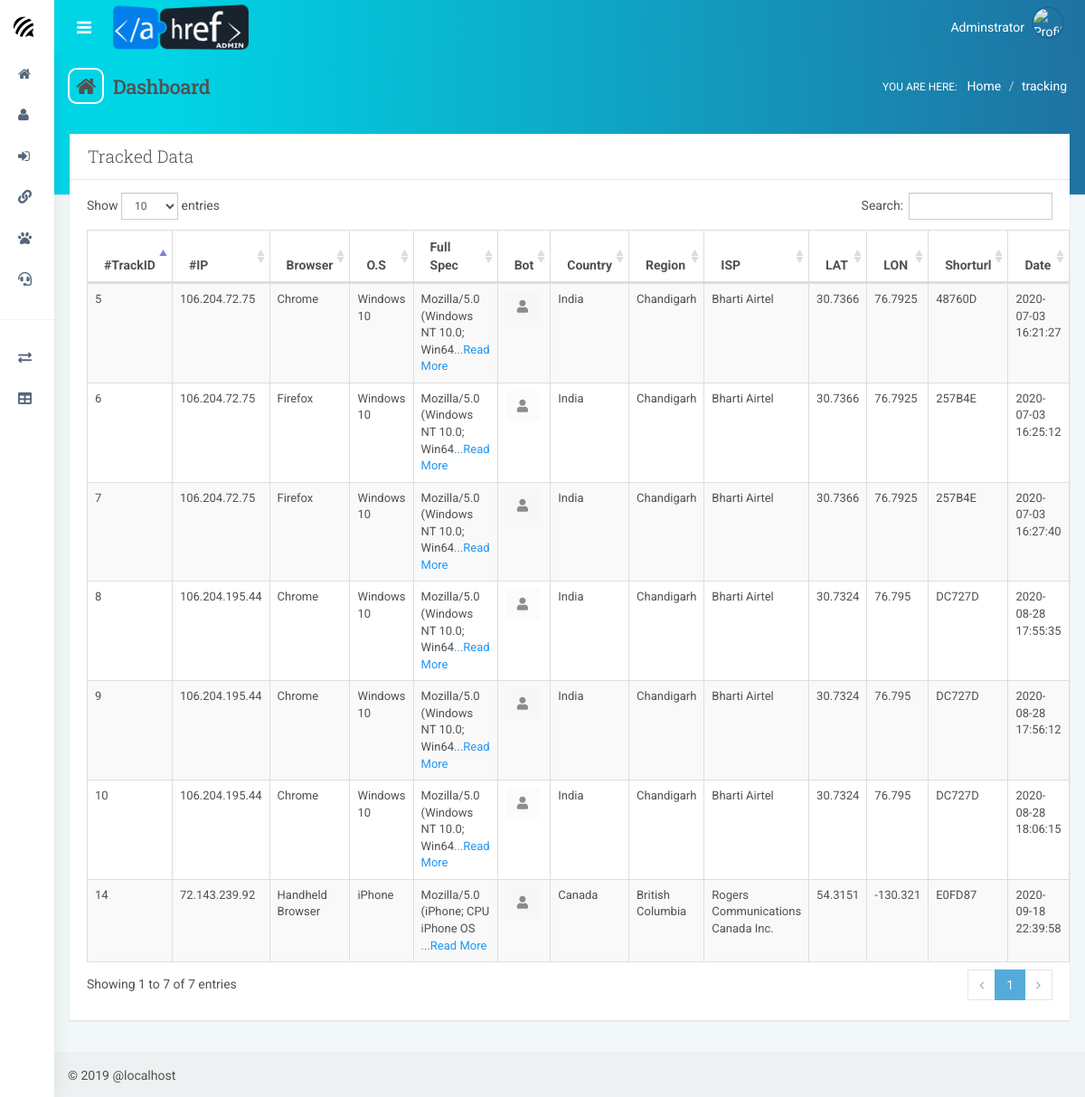
The app's page /admin/dashboard.php?page=tracking with its own data.
### tables this page shows
CREATE TABLE `tracking_data` (
  `track_id` int(222) NOT NULL,
  `ip` varchar(222) NOT NULL,
  `browser` varchar(222) NOT NULL,
  `os` varchar(222) NOT NULL,
  `complete` text NOT NULL,
  `bot_status` int(11) NOT NULL DEFAULT '0',
  `country` varchar(222) NOT NULL,
  `region` varchar(222) NOT NULL,
  `isp` varchar(222) NOT NULL,
  `lat` text NOT NULL,
  `lon` text NOT NULL,
  `shorturl` varchar(222) NOT NULL,
  `date_time` varchar(222) NOT NULL
);

### admin/pages/tracked.php (the view, shortened to what this page needs)
<div class="row">
                             <div class="col-md-12">
                        <div class="panel">
                            <div class="panel-heading">
                                <h3 class="panel-title">Tracked Data</h3>
                            </div>
                            <div class="panel-body table-responsive">
                                <table id="demo-dt-basic" class="table table-striped table-bordered">
                                    <thead>
                                        <tr>
                                            <th class="all">#TrackID</th>
                                            <th  class="min-desktop">#IP</th>
                                            <th class="min-desktop">Browser</th>
                                            <th class="min-desktop ">O.S</th>
                                            <th class="min-desktop">Full Spec</th>
                                            <th class="min-desktop">Bot</th>
                                            <th class="min-desktop">Country</th>
                                            <th class="min-desktop">Region</th>
                                            <th class="min-desktop">ISP</th>
                                            <th class="min-desktop">LAT</th>
                                            <th class="min-desktop">LON</th>
                                             <th class="min-desktop">Shorturl</th>
                                             <th class="min-desktop">Date</th>
                                        </tr>
                                    </thead>
                                    <tbody>
                                          <?php
                                            $sql_prepare = 'SELECT track_id,ip,browser,os,complete,bot_status,country,region,isp,lat,lon,shorturl,date_time FROM tracking_data';
                                            $stmt = $con->prepare($sql_prepare);
                                            $stmt->execute();
                                            $stmt->bind_result($track_id,$ip,$browser,$os,$complete,$bot_status,$country,$region,$isp,$lat,$lon,$shorturl,$date_time);
                                  while($stmt->fetch())
                                        {
                                                $json = array('track_id'=>$track_id,
                                                              'ip'=>$ip,
                                                              'browser'=>$browser,
                                                              'os'=>$os,
                                                              'complete'=>$complete,
                                                              'bot_status'=>$bot_status,
                                                              'country'=>$country,
                                                              'region'=>$region,
                                                              'isp'=>$isp,
                                                              'lat'=>$lat,
                                                              'lon'=>$lon,
                                                              'shorturl'=>$shorturl,
                                                              'date_time'=>$date_time);
                                        ?>
                                        <tr>
                                            <td><?php echo $json['track_id']; ?></td>
                                            <td>
                                                 <?php echo $json['ip']; ?>
                                            </td>
                                            <td>  <?php echo $json['browser']; ?></td>
                                            <td><?php echo $json['os']; ?></td>
                                            <td>
                                                                                      <?php if($json['complete']=='')
                                                                                         { echo '<STRONG style="font-size:13px;">ERROR:404 USER-AGENT!</STRONG>';}
                                                                                        else
                                                                                        {echo '
                                                                                                <span style="font-size:13px;margin-top:0px;" class="show-read-more" >'.$json['complete'].'</span>';
                                                                                        }?>
                                                </td>
                                            <td> <span class="show-read-more"><?php if($json['bot_status'] == 1)
                                                                                        {
                                                                                           echo '<button class="btn btn-xm" disabled><i class="fas fa-robot"></i></button>';
                                                                                        }
                                                                                        else
                                                                                        { echo '<button class="btn btn-xm" disabled><i class="fas fa-user"></i></button>';
                                                                                        }?>
                                           </span></td>
                                            <td><?php echo $json['country']; ?></td>
                                            <td><?php echo $json['region']; ?></td>
                                            <td><?php echo $json['isp']; ?></td>
                                            <td><?php echo $json['lat']; ?></td>
                                            <td><?php echo $json['lon']; ?></td>
                                            <td><?php echo $json['shorturl']; ?></td>
                                            <td><?php echo $json['date_time']; ?></td>
                                        </tr>
                                        <?php
                                           }
                                        ?>
                                    </tbody>
                                </table>
                            </div>
                        </div>
					</div>
				</div>

### admin/pages/tracked.php (style rules this page uses)
td { font-size: 13px; }

### records on screen
tracking_data: track_id "5", ip "106.204.72.75", browser "Chrome", os "Windows 10", bot_status 0 (drawn), country "India", region "Chandigarh", isp "Bharti Airtel", lat "30.7366", lon "76.7925", shorturl "48760D", date_time "2020-07-03 16:21:27"
tracking_data: track_id "6", ip "106.204.72.75", browser "Firefox", os "Windows 10", bot_status 0 (drawn), country "India", region "Chandigarh", isp "Bharti Airtel", lat "30.7366", lon "76.7925", shorturl "257B4E", date_time "2020-07-03 16:25:12"
tracking_data: track_id "7", ip "106.204.72.75", browser "Firefox", os "Windows 10", bot_status 0 (drawn), country "India", region "Chandigarh", isp "Bharti Airtel", lat "30.7366", lon "76.7925", shorturl "257B4E", date_time "2020-07-03 16:27:40"
tracking_data: track_id "8", ip "106.204.195.44", browser "Chrome", os "Windows 10", bot_status 0 (drawn), country "India", region "Chandigarh", isp "Bharti Airtel", lat "30.7324", lon "76.795", shorturl "DC727D", date_time "2020-08-28 17:55:35"
tracking_data: track_id "9", ip "106.204.195.44", browser "Chrome", os "Windows 10", bot_status 0 (drawn), country "India", region "Chandigarh", isp "Bharti Airtel", lat "30.7324", lon "76.795", shorturl "DC727D", date_time "2020-08-28 17:56:12"
tracking_data: track_id "10", ip "106.204.195.44", browser "Chrome", os "Windows 10", bot_status 0 (drawn), country "India", region "Chandigarh", isp "Bharti Airtel", lat "30.7324", lon "76.795", shorturl "DC727D", date_time "2020-08-28 18:06:15"
tracking_data: track_id "14", ip "72.143.239.92", browser "Handheld Browser", os "iPhone", bot_status 0 (drawn), country "Canada", region "British Columbia", isp "Rogers Communications Canada Inc.", lat "54.3151", lon "-130.321", shorturl "E0FD87", date_time "2020-09-18 22:39:58"

### other values on screen
$_GET['page'] "tracking"
$_SERVER['HTTP_HOST'] "localhost"
